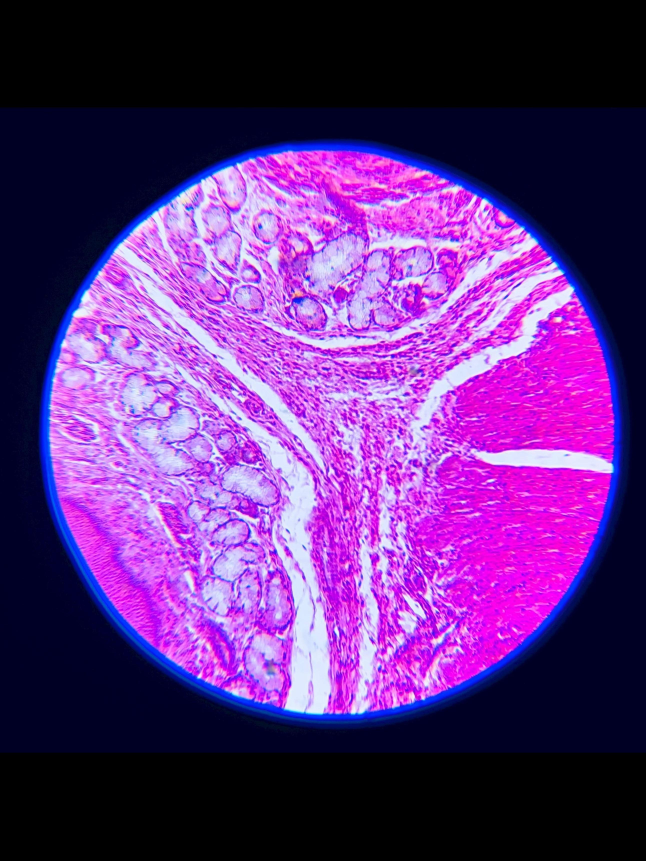
#> input picture cv2/data/microscope.jpg, 2581 x 3441 px (shown at 1/4 size)
$ jupyter execute --allow-errors CV2_1_Uvod_Python.ipynb
#> lines starting #> are read from the running program, lines starting #| are printed output that depends on the picture
### cv2/modul_ultra.py
def ultra():
    print("OAJSDOASJDAOD")

### cv2/CV2_1_Uvod_Python.ipynb
# SSBU CV2: Úvod do Pythonu

## Python
Python je vysokoúrovňový programovací jazyk, ktorý je:
- Interpretovaný (nevytvára spustiteľný kód),
- Objektovo-orientovaný,
- Freeware a open source,
- Dynamicky typovaný,
- Rozsiahly na knižnice, najmä na spracovanie a vizualizáciu údajov, štatistiku a strojové učenie.

---

## **1. Základná syntax**
### Kľúčové vlastnosti:
- Kód sa oddeľuje **odsadením (indentáciou - tab)** (nie zátvorkami ako v C/C++).
- Premenné sa **nemusia vytvárať s definovaním dátového typu** – Python ho priradí automaticky a môže sa dynamicky meniť.
- Na výpis na konzolu používame **funkciu `print()`** - [Dokumentácia print()](https://docs.python.org/3/library/functions.html#print).

**Príklad:**

[cell 1]
print("Hello, World!")

**Úloha na precvičenie:** Napíšte príkaz, ktorý vypíše vaše meno a vek.

[cell 2]
print("Martin, 23")

---

## **2. Dátové typy a premenné**
### Základné dátové typy v Pythone:
- Vstavané dátové typy a operácie: [Dokumentácia Built-in Types](https://docs.python.org/3/library/stdtypes.html)
- **Textové:** `str`
- **Číselné:** `int`, `float`, `complex`
- **Sekvenčné:** `list`, `tuple`, `range`
- **Mapovacie:** `dict`
- **Množinové:** `set`, `frozenset`
- **Booleovské:** `bool`
- **Binárne:** `bytes`, `bytearray`, `memoryview`
- **None:** `NoneType` (None objekt - neobsahuje hodnotu) - [Dokumentácia NoneType](https://docs.python.org/3/library/constants.html#None)

+ dalšie - [Dokumentácia Python Data Types](https://docs.python.org/3/library/datatypes.html)

+ zistenie typu premennej - funkcia type - [Dokumentácia type](https://docs.python.org/3/library/functions.html#type)

**Príklad:**

[cell 3]
name = "John"
age = 25
height = 6.2
is_student = False
print(type(name), type(age), type(height), type(is_student))

**Úloha:** Vytvorte a inicializujte premenné `blood_type`, `insurance_code` a `allergic_to_paracetamol` a vypíšte ich dátové typy.

[cell 4]
blood_type = "A"
insurance_code = 1234567
allergic_to_paracetamol = True
print(type(blood_type), type(insurance_code), type(allergic_to_paracetamol))

---

## **3. Operátory**
Operátory sú použiteľné štandardne, alebo ako funkcie (potrebné importovaqť modul operator) - [Dokumentácia operator](https://docs.python.org/3/library/operator.html)

Python podporuje:
- **Aritmetické operátory:** `+`, `-`, `*`, `/`, `//`, `%`, `**`
- **Porovnávacie operátory:** `==`, `!=`, `>`, `<`, `>=`, `<=`
- **Logické operátory:** `and`, `or`, `not` - pozor na typy, ktoré porovnávate (napr. bool a int)

**Príklad:**

[cell 5]
# arithmetic operations
x, y = 10, 3
print(x + y, x * y, x > y, x and y)

# comparison operations
print("Is x smaller than y?: ", x < y)

import operator
compare = operator.ge(x, y) # greater or equal
print("Is x greater or equal to y?:", compare)

# logical operations
is_allergic = True
is_true = is_allergic or 0
print("Value of is_true:", is_true)
print("Operator sign comparison: ", is_true & False)

**Úloha:** Vytvorte premenné `a = 20`, `b = 5` a vypočítajte súčet, rozdiel a ich podiel.

[cell 6]
a = 20
b = 5
print(a-b, a+b)

---

## **4. Podmienky**
### Kľúčové vlastnosti:
- Používame `if`, `elif`, `else` na riadenie toku programu.
- Kód v jednotlivých vetvách sú oddelené odsadením.

**Príklad:**

[cell 7]
age = 18
if age < 18:
    print("You are a minor.")
elif age == 18:
    print("You have just become an adult.")
else:
    print("You are an adult.")

**Úloha:** Napíšte kód, ktorý skontroluje, či je číslo párne alebo nepárne a overte ho použitím rôznych čísel. - [Dokumentácia expressions (modulo)](https://docs.python.org/3/reference/expressions.html)

[cell 8]
def odd(n):
    return n % 2 != 0

print(odd(2))
print(odd(3))
print(odd(4))
print(odd(5))

---

## **5. Cykly**
- `for` cyklus pre iteráciu cez zoznamy a sekvencie.
- `while` cyklus na opakovanie, kým je podmienka splnená.
- Použitie `break` a `continue` je rovnaké ako v iných programovacích jazykoch
- Použitie `else` - Táto vetva obsahuje príkazy, ktoré sa majú vykonať po vykonaní cyklu, ak nebol ukončený pomocou `break`
- Pri `for` cykle je potrebné vytvoriť iterovateľný objekt - napr. sekvenciu čísel, zoznam, slovník, množinu, alebo iný iterovateľný objekt
    - Funkcia `range` - sekvencia čísel - [Dokumentácia range](https://docs.python.org/3/library/functions.html#func-range)
    - Funkcia `len` - dlžka zoznamu - [Dokumentácia len](https://docs.python.org/3/library/functions.html#len)

**Príklad:**

[cell 9]
for i in range(5):
    print(i)

**Úloha:** Napíšte program, ktorý vypíše čísla od 10 do 1. Použite `for` cyklus a funkciu `range`.

[cell 10]
for i in range(10, 0, -1):
    print(i)

---

## **6. Funkcie**
- Definujeme ich pomocou kľúčového slova `def` a odsadením tela funkcie.
- Môžu mať parametre a návratové hodnoty.
- Parametrom funkcie sa môže ale nemusí definovať typ
- Voliteľné parametre majú predvolenú hodnotu, ktorá sa nastaví, ak hodnota parametra nie je definovaná
- Dokumentačné komentáre sa nachádzajú pod definíciou (vo vnútri triedy/funkcie) - označené `"""`

**Príklad:**

[cell 11]
# age is optional
def greet(name, age = -1):
    # documentation comment
    """Function to greet a person."""
    print("Name:", name, "\tAge: ", age)

# function call
greet("Alice")
greet("Benjamin", 22)

**Úloha:** Napíšte funkciu, ktorá vypočíta a vráti druhú mocninu čísla. Použite voliteľný parameter pre zmenu exponentu. - [Dokumentácia functions](https://docs.python.org/3/tutorial/controlflow.html#defining-functions), [Dokumentácia pow](https://docs.python.org/3/library/functions.html#pow)

[cell 12]
def power_to(x, n):
    return x**n

print(power_to(2,3))

---

## **7. Údajové štruktúry**
- Základné štruktúry:
    - list (`[]`)
    - dictionary (`{kľúč : hodnota}`)
    - set (`{}`)
    - tuple (`()`)
- [Dokumentacia datastructures](https://docs.python.org/3/tutorial/datastructures.html)

**List (Zoznam):**

- Definícia - pomocou `[]`
- Uchováva poradie prvkov.
- Prvky v liste sú indexované - každý prvok má priradený index (začínajúci od 0) na identifikáciu jeho pozície v zozname.
- Je `mutable` - jeho prvky môžu byť menené.

**Dictionary (Slovník):**

- Definícia - pomocou `{}` a kľúčov - `kľúč : hodnota`
- Uchováva dáta v pároch kľúč-hodnota podobne ako objekty JSON.
- Kľúče musia byť jedinečné a sú hashovateľné.
- Poradie prvkov je zachované tak, ako boli vložené (od verzie 3.7).
- Tiež je `mutable`.

**Set (Množina):**

- Definícia - pomocou `{}`
- Obsahuje **jedinečné prvky**, žiadne duplikáty.
- Prvky nie sú indexované, nie je možné ich získať pomocou indexu, nie je usporiadaná.
- Je `mutable` a môže sa použiť na vykonávanie matematických operácií množín, ako sú zjednotenie, prienik, rozdiel atď.

**Tuple (N-tica):**

- Definícia - pomocou `()`
- Uchováva poradie prvkov.
- Prvky sú indexované a každý prvok má svoj unikátny index.
- Je `immutable` (nemeniteľná) - jeho prvky nemôžu byť po vytvorení zmenené.
- Môže obsahovať rôzne dátové typy.

**Príklad:**

[cell 13]
# list
numbers = [1, 2, 3, 4, 5]
print("First element of the list:", numbers[0])  # Accessing elements of the list by index
numbers = numbers + [6, 7, 8]  # Adding elements to the list

# dictionary
person = {'name': 'Alice', 'age': 30, 'city': 'New York'}
print("Name:", person['name'])
person['city'] = 'Los Angeles'  # Changing value of the key 'city'
person['blood_type'] = 'A+'  # Adding new key-value pair

# set
medical_treatment = {'paracetamol', 'ibuprofen', 'aspirin'}
print("Medical treatments:", medical_treatment)
medical_treatment.add('antibiotics')  # Adding new element to the set

# tuples
coordinates = (10, 20)
print("Coordinates:", coordinates)
print("Coordinate x:", coordinates[0])

**Úloha:** Vytvorte zoznam `patients` s údajmi o pacientoch (meno, vek, diagnóza). Vypíšte vek pacienta s indexom 2.

[cell 14]
pacienti = [{"meno": "Viktor", "vek": 12, "diagnoza": "kašel"},
            {"meno": "Peter", "vek": 18, "diagnoza": "chrípka"},
            {"meno": "Martin", "vek": 20, "diagnoza": "kovid"}]

print(pacienti[2]["vek"])

---

## **8. Práca so súbormi**
### Čítanie a zápis do súborov:
- Pri otvorení súboru je potrebné definovať mód otvorenia - určuje, ako bude súbor použitý (čítanie, zápis, pridávanie do existujúceho súboru, atď.).
    - 'w' pre zápis (vytvorenie súboru, prípadne prepis existujúceho súboru)
    - 'r' pre čítanie
    - 'a' pre pridávanie (zápis na koniec existujúceho súboru (append)).

- Použitie `with` klauzuly (kontextový manažér) - [Dokumentácia input/output](https://docs.python.org/3/tutorial/inputoutput.html)
    - Pomáha spravovať súbory, automatizuje zatvorenie súboru po tom, čo je blok kódu pod klauzulou with dokončený. (aj pri vyhodení výnimky)
    - Znižuje riziko zanechania otvoreného súboru, čo by mohlo viesť k únikom pamäti alebo iným problémom.

**Príklad:**

[cell 15]
# writing to a file
with open("data/example.csv", "w+") as file:
    file.write("patient_id,name,age,diagnosis\n") # writing a header

# reading from a file
with open('data/example.csv', 'r') as file:
    contents = file.read()
    print("File contents:", contents)

**Úloha:** Otvorte súbor `example.csv`v móde "append" a zapíšte do neho údaje o troch pacientoch. (Údaje vymyslite)

[cell 16]
with open("data/example.csv", 'a') as file:
    file.write("""meno,vek,diagnoza
Viktor,12,kašel
Peter,18,chrípka
Martin,20,kovid
""")

---
## **9. Moduly**
- Modulom môže byť akýkoľvek vlastný .py skript
- Importuje sa do projektu použitím kĺúčového slova `import`
- Pri importovaní modulu je možné priradiť mu alias - skratku, ktorá sa používa ďalej v skripte na zavolanie funkcií alebo metód tried modulu (napr. `import my_module as mod`)
- Možnosť importovať len konkrétne objekty/funkcie z knižnice (napr. `from my_module import module_foo`)

**Vytvorenie modulu**
- Python skript (my_module.py)

**Príklad:**

[cell 17]
import my_module

my_module.module_foo()
#> (this line was passed over: my_module is not available in this run)

**Úloha:** Vytvorte vlastný modul a importujte ho do projektu s aliasom.

[cell 18]
import modul_ultra as m

m.ultra()

---
## **10. Ošetrovanie výnimiek**
- Pri ošetrovaní výnimiek sa používa `try-except` blok - [Dokumentácia errors](https://docs.python.org/3/tutorial/errors.html)
- Príklady základných typov výnimiek:
    - TypeError: vykonanie operácie s nekompatibilným typom (sčítanie reťazca a čísla)
    - IndexError: pristúpenie k prvku zoznamu pomocou indexu, ktorý je mimo rozsah
    - KeyError: pristúpenie k hodnote v slovníku pomocou kľúča, ktorý neexistuje
    - ValueError: funkcia dostane argument s nevhodnou hodnotou
    - NameError: použitie nedefinovanej premennej
    - FileNotFoundError: pokus o otvorenie neexistujúceho súboru
    - ZeroDivisionError: delenie čísla nulou

**Príklad:**

[cell 19]
undefined_variable = 5

try:
    print(undefined_variable)
except NameError as e:
    print("Error:", e)

**Úloha:** Ošetrite výnimku pri delení čísla nulou.

[cell 20]
try:
    a = 2/0
except ZeroDivisionError as e:
    print("Error: ", e)

---
## **11. Práca s obrázkami**
Na prácu s obrázkami sa používajú knižnice, napr. pillow (PIL) - [Dokumentácia Image](https://pillow.readthedocs.io/en/stable/reference/Image.html)
- Základnými operáciami pre prácu s obrázkami sú načítanie a uloženie (open/save)
- Knižnice ponúkajú rôzne možnosti transformácie obrazu, napr. prevod na odtiene šedej (hodnoty 0-255) - funkcia convert [Dokumentácia convert](https://www.codecademy.com/resources/docs/pillow/image/convert)
- Normalizácia obrazu (prevod na hodnoty 0-1) je prospešná pre strojové učenie
- Knižnice ponúkajú množstvo ďalších úprav (rotácie, orezanie, zmena veľkosti, pridanie filtrov, atď.) - všetky operácie sú vždy dostupné v dokumentácii knižnice

**Príklad:**

[cell 21]
# pip install pillow
from PIL import Image
img = Image.open("data/microscope.jpg")
#> img is the input picture: PIL image 2581x3441 RGB; mean R, G, B 95.4, 47.1, 124.9
gray_img = img.convert("L")
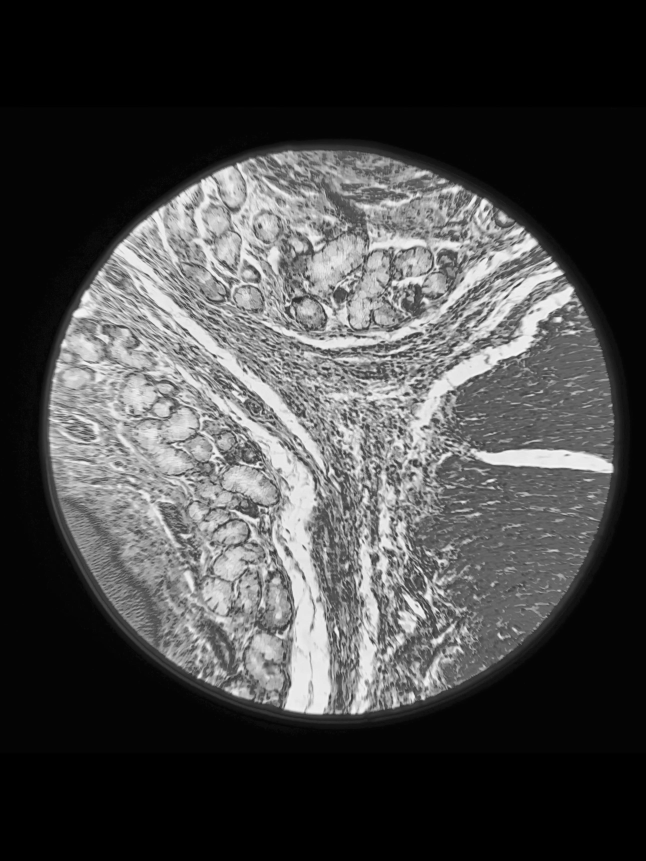
#> gray_img: PIL image 2581x3441 L (shown at 1/4 size); min 0, max 252, mean 70.3
gray_img.save("data/microscope_g.jpg")

**Úloha:** Otvorte obrázok `microscope_g.jpg`, otočte ho o 90° a uložte. Použite funkciu rotate - [Dokumentácia rotate](https://www.codecademy.com/resources/docs/pillow/image/rotate)

---

## **12. OOP v Pythone**
- Triedy definujeme pomocou `class`.
- Používame konštruktor `__init__`.
- Prístup k atribútom triedy je pomocou `self`.
- Metódy triedy majú ako prvý parameter `self`.
- Metódy triedy sa volajú na inštancii triedy.
- Atribúty triedy sú definované v konštruktore.
- Metódy triedy sú definované v rámci triedy.
- Prístup k atribútom triedy je pomocou `.`.
- Vytvorenie inštancie triedy - `object = ClassName()`.
- Dedičnosť - trieda môže dediť od inej triedy.
- Trieda môže byť abstraktná - nemôže byť inštanciovaná, ale môže byť použitá ako základ pre iné triedy.
- Polymorfizmus - triedy môžu mať metódy s rovnakým názvom, ale s rôznou implementáciou.
- Encapsulácia - skrytie atribútov triedy pred priamym prístupom zvonku.
- Private atribúty a metódy - začínajú dvojitým podčiarkovníkom `__`.

**Príklad:**

[cell 22]
class Patient:
    def __init__(self, name, age, diagnosis):
        self.name = name
        self.age = age
        self.diagnosis = diagnosis

    def __check_if_info_is_defined(self):
        if self.name and self.age and self.diagnosis:
            return True
        return False

    def display_info(self):
        if self.__check_if_info_is_defined():
            print(f"Patient: {self.name}, Age: {self.age}, Diagnosis: {self.diagnosis}")
        else:
            print("Some of the information is undefined.")

p1 = Patient("Anna", 30, "Diabetes")
p2 = Patient("Peter", 25, None)
p1.display_info()
p2.display_info()

**Úloha:** Vytvorte triedu `Doctor` s atribútmi `name`, `specialization` a `patients`. Vytvorte metódu `add_patient`, ktorá pridá pacienta do zoznamu pacientov. - [Dokumentácia classes](https://docs.python.org/3/tutorial/classes.html). Pridajte pacientov p1 a p2 do zoznamu a vypíšte zoznam pacientov.

[cell 23]
class Doctor:
    name = "Viktor"
    specialization = "Doctor"
    patients = ["Peter"]

    def add_patient(self, patient):
        self.patients.append(patient)

doc = Doctor()
print(doc.patients)
doc.add_patient("Pavol")
print(doc.patients)

---

## **13. Lambda funkcie**

- Lambda funkcie sú anonymné funkcie, definované pomocou kľúčového slova lambda - [Dokumentácia lambda](https://docs.python.org/3/reference/expressions.html#lambda)
- Môže mať ľubovoľný počet argumentov, a obsahuje výraz alebo list výrazov, ktorý je vyhodnotený a vrátený
- Forma zápisu je `lambda arguments: expression`
- Používa sa na definovanie jednoduchých funkcií, ktoré sa používajú len raz
- Môže byť použitá spoločne s funkciami `map`, `filter`, `reduce`
- Môže obsahovať podmienky a cykly

**Príklad:**

[cell 24]
# Lambda function to calculate square of a number
square = lambda x: x**2

print("Square of 5 using lambda function:", square(5))

**Úloha:** Vytvorte lambda funkciu s podmienkou (`if-else`), ktorá vráti text `even` alebo `odd`, podľa toho, čí je číslo párne alebo nepárne. Použitie podmienky v lambda funkcii má formu `lambda arguments: true_return_expression if condition else false_return_expression`.

[cell 25]
odd = lambda x: "even" if x % 2 == 0 else "odd"

print(odd(2))
print(odd(3))

---
## **14. Mapovanie, Filtrovanie a Redukcia**

- Tieto fukcie sa používajú pri spracovaní kolekcií, ako sú zoznamy, slovníky, množiny, atď., podobne ako v jazyku Matlab.
+ **`map`** - [Dokumentácia map](https://docs.python.org/3/library/functions.html#map)
    - Aplikuje danú funkciu na každý prvok iterovateľného objektu (napr. zoznam) a vracia iterátor s výsledkami
    - napr. použitie s lambda funkciou na výpočet štvorca každého čísla v zozname numbers
+ **`filter`** - [Dokumentácia filter](https://docs.python.org/3/library/functions.html#filter)
    - Odfiltruje prvky iterovateľného objektu, ponechávajúc len tie, pre ktoré funkcia vráti True
    - napr. lambda funkcia s vyselektovanie len párnych čísel zo zoznamu numbers
+ **`reduce`** - [Dokumentácia reduce](https://docs.python.org/3/library/functools.html)
    - Postupne aplikuje funkciu na prvky iterovateľného objektu, znižuje ich na jediný výsledok
    - napr. funkcia reduce z modulu functools s lambda funkciou na výpočet súčinu všetkých čísel v zozname numbers

**Príklad:**

[cell 26]
# map function
numbers = [1, 2, 3, 4, 5]

squared_numbers = list(map(lambda x: x**2, numbers))
print("Squared numbers:", squared_numbers)

# filter function
even_numbers = list(filter(lambda x: x % 2 == 0, numbers))
print("Even numbers:", even_numbers)

# reduce function
from functools import reduce
product = reduce(lambda x, y: x * y, numbers)
print("Product of numbers:", product)

**Úloha:** Vytvorte zoznam `ages` s vekmi pacientov. Použite funkciu `filter` a lambda funkciu na vyselektovanie pacientov vo veku 18-65 rokov.

[cell 27]
ages = [12,13,16,20,32,76,70]
f_ages = filter(lambda x: 16 < x < 65, ages)
for age in f_ages:
    print(age)
